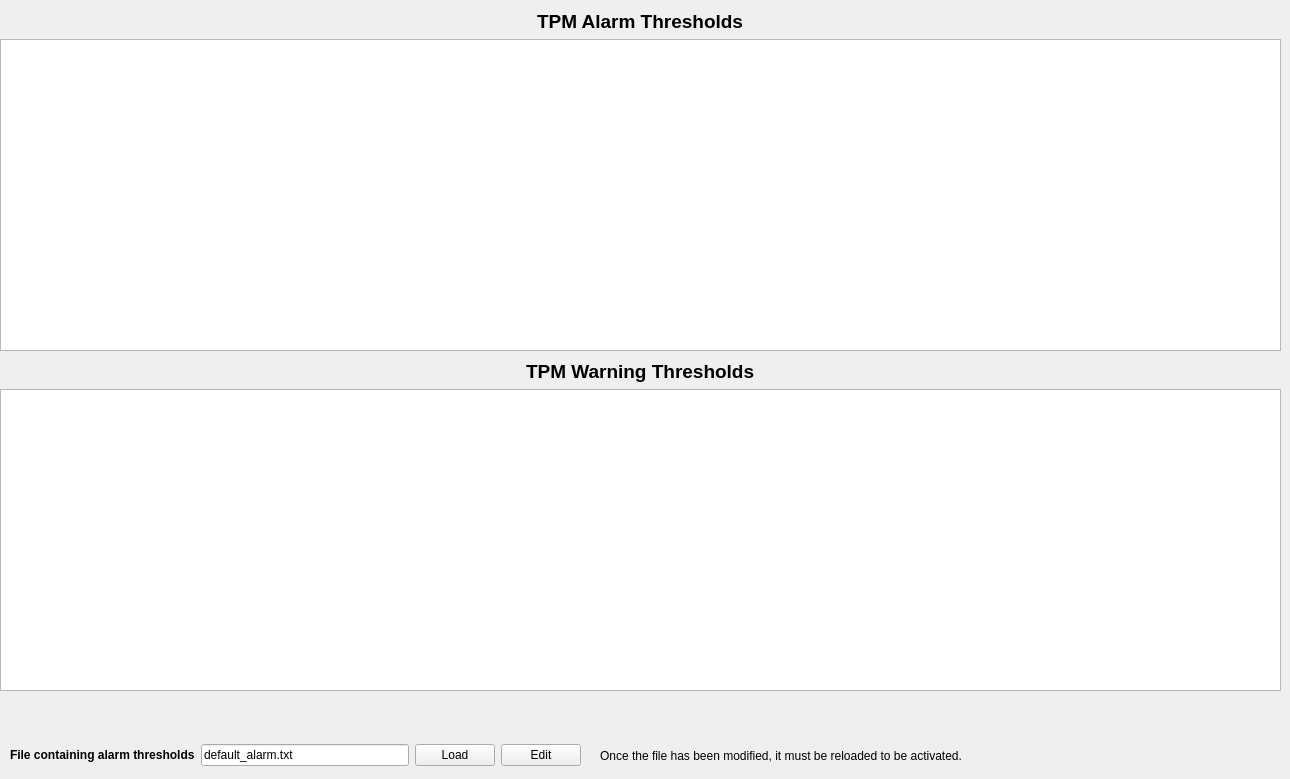
     <widget class="QWidget" name="tab">
      <attribute name="title">
       <string>Page</string>
      </attribute>
      <widget class="QWidget" name="layoutWidget_2">
       <property name="geometry">
        <rect>
         <x>0</x>
         <y>10</y>
         <width>1281</width>
         <height>341</height>
        </rect>
       </property>
       <layout class="QVBoxLayout" name="verticalLayout_8">
        <item alignment="Qt::AlignHCenter">
         <widget class="QLabel" name="label_41">
          <property name="text">
           <string>&lt;html&gt;&lt;head/&gt;&lt;body&gt;&lt;p&gt;&lt;span style=&quot; font-size:14pt; font-weight:600;&quot;&gt;TPM Alarm Thresholds&lt;/span&gt;&lt;/p&gt;&lt;/body&gt;&lt;/html&gt;</string>
          </property>
         </widget>
        </item>
        <item>
         <widget class="QPlainTextEdit" name="ala_text_2"/>
        </item>
       </layout>
      </widget>
      <widget class="QWidget" name="layoutWidget_3">
       <property name="geometry">
        <rect>
         <x>0</x>
         <y>360</y>
         <width>1281</width>
         <height>331</height>
        </rect>
       </property>
       <layout class="QVBoxLayout" name="verticalLayout_9">
        <item alignment="Qt::AlignHCenter">
         <widget class="QLabel" name="label_42">
          <property name="text">
           <string>&lt;html&gt;&lt;head/&gt;&lt;body&gt;&lt;p&gt;&lt;span style=&quot; font-size:14pt; font-weight:600;&quot;&gt;TPM Warning Thresholds&lt;/span&gt;&lt;/p&gt;&lt;/body&gt;&lt;/html&gt;</string>
          </property>
         </widget>
        </item>
        <item>
         <widget class="QPlainTextEdit" name="war_text_2">
          <property name="readOnly">
           <bool>true</bool>
          </property>
         </widget>
        </item>
       </layout>
      </widget>
      <widget class="QWidget" name="layoutWidget_4">
       <property name="geometry">
        <rect>
         <x>10</x>
         <y>740</y>
         <width>571</width>
         <height>30</height>
        </rect>
       </property>
       <layout class="QHBoxLayout" name="horizontalLayout_2">
        <item>
         <widget class="QLabel" name="qlabel_config_4">
          <property name="font">
           <font>
            <weight>75</weight>
            <bold>true</bold>
           </font>
          </property>
          <property name="text">
           <string>File containing alarm thresholds</string>
          </property>
          <property name="alignment">
           <set>Qt::AlignLeading|Qt::AlignLeft|Qt::AlignVCenter</set>
          </property>
         </widget>
        </item>
        <item>
         <widget class="QLineEdit" name="qline_tpm_threshold">
          <property name="text">
           <string>default_alarm.txt</string>
          </property>
          <property name="readOnly">
           <bool>true</bool>
          </property>
         </widget>
        </item>
        <item>
         <widget class="QPushButton" name="qbutton_tpm_threshold">
          <property name="text">
           <string>Load</string>
          </property>
         </widget>
        </item>
        <item>
         <widget class="QPushButton" name="qbutton_tpm_edit">
          <property name="text">
           <string>Edit</string>
          </property>
         </widget>
        </item>
       </layout>
      </widget>
      <widget class="QLabel" name="label_43">
       <property name="geometry">
        <rect>
         <x>600</x>
         <y>748</y>
         <width>411</width>
         <height>16</height>
        </rect>
       </property>
       <property name="text">
        <string>Once the file has been modified, it must be reloaded to be activated.</string>
       </property>
      </widget>
     </widget>
